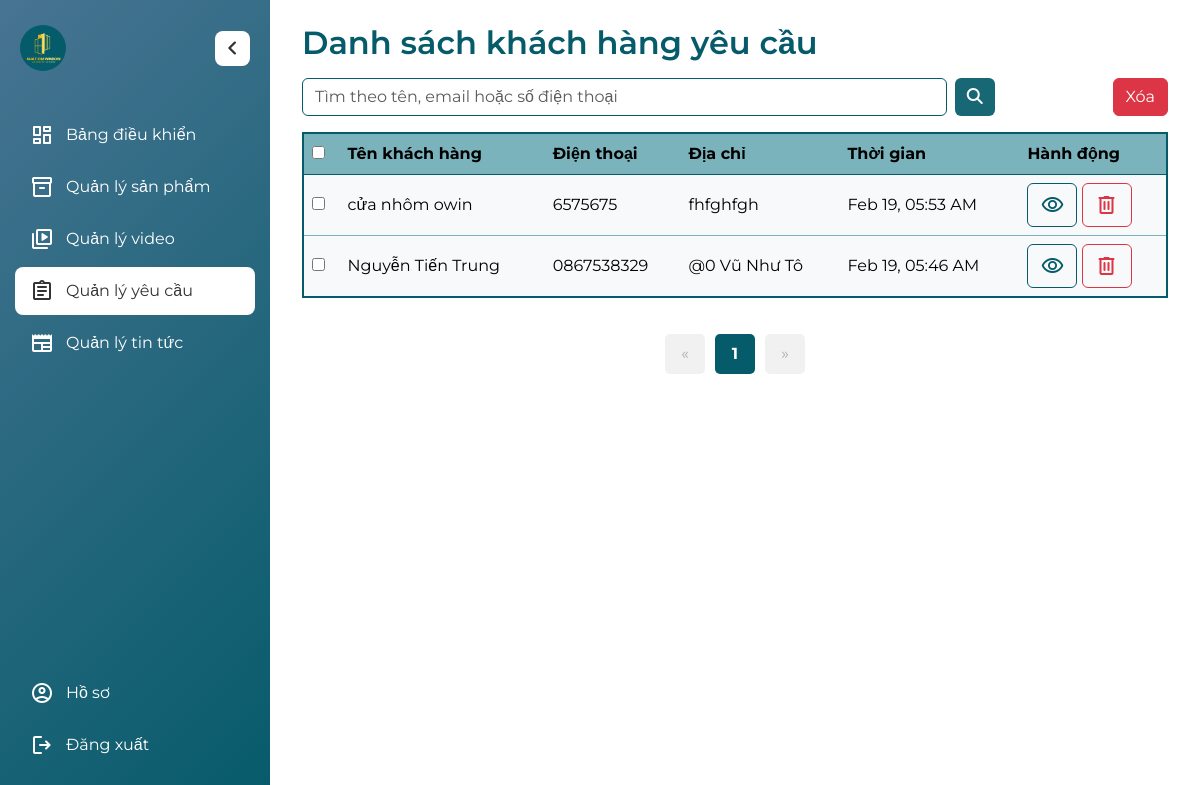
Page /admin/contact-request.php (signed in) on the committed database.
### tables this page shows
CREATE TABLE `inquiries` (
  `inquiry_id` int(11) NOT NULL,
  `name` varchar(255) NOT NULL,
  `diachi` varchar(255) NOT NULL,
  `phone` varchar(20) NOT NULL,
  `message` text DEFAULT NULL,
  `created_at` timestamp NOT NULL DEFAULT current_timestamp()
);

### admin/contact-request.php (the view, shortened to what this page needs)
<?php
include '../includes/database.php';
?>
<!DOCTYPE html>
<html lang="vi">
<head>
    <link href="https://cdn.jsdelivr.net/npm/bootstrap@5.3.0/dist/css/bootstrap.min.css" rel="stylesheet">
    <link rel="stylesheet" href="https://cdnjs.cloudflare.com/ajax/libs/font-awesome/6.7.2/css/all.min.css">
    <link rel="stylesheet" href="./assets/css/contact-request.css">
    <link rel="stylesheet" href="./assets/css/admin-base.css">
    <link rel="stylesheet" href="./assets/css/admin-responsive.css">
</head>
<body>
    <div class="wrap">
        <?php include '../includes/sidebar.php'; ?>
        <div class="wrapper">
            <div class="container mt-4">
                <h2 class="mb-3" style="font-weight: 600; color: var(--primary-color);">Danh sách khách hàng yêu cầu
                </h2>
                <div class="d-flex justify-content-between align-items-center mb-3 custom-column">
                    <div class="d-flex gap-2 inp">
                        <input type="text" id="searchInput" class="form-control"
                            placeholder="Tìm theo tên, email hoặc số điện thoại">
                        <button class="btn btn-primary btn-search" id="searchBtn">
                            <i class="fa-solid fa-magnifying-glass"></i>
                        </button>
                    </div>
                    <div class="d-flex">
                        <a href="./delete-contact-request.php" class="btn btn-danger del-btn">Xóa</a>
                    </div>
                </div>
                <div class="table-responsive">
                    <table class="table table-light table-hover align-middle table-custom">
                        <thead>
                            <tr>
                                <th><input type="checkbox"></th>
                                <th>Tên khách hàng</th>
                                <th>Điện thoại</th>
                                <th>Địa chỉ</th>
                                <th>Thời gian</th>
                                <th>Hành động</th>
                            </tr>
                        </thead>
                        <tbody>
                            <?php
                            $sql = "SELECT * FROM inquiries ORDER BY created_at DESC";
                            $result = $conn->query($sql);
                            if ($result && $result->num_rows > 0) {
                                while ($row = $result->fetch_assoc()) {
                                    $inquiry_id = $row['inquiry_id'];
                                    $name = htmlspecialchars($row['name']);
                                    $phone = htmlspecialchars($row['phone']);
                                    $diachi = htmlspecialchars($row['diachi']);
                                    $created_at = date("M d, h:i A", strtotime($row['created_at']));
                                    echo '<tr>';
                                    echo '  <td><input type="checkbox" value="' . $inquiry_id . '"></td>';
                                    echo '  <td>' . $name . '</td>';
                                    echo '  <td>' . $phone . '</td>';
                                    echo '  <td>' . $diachi . '</td>';
                                    echo '  <td>' . $created_at . '</td>';
                                    echo '  <td>';
                                    echo '      <button class="btn btn-outline-primary" onclick="redirectToUpdate(' . $inquiry_id . ')">';
                                    echo '          <i class="material-symbols-rounded edit-bnt">visibility</i>';
                                    echo '      </button> ';
                                    echo '      <button class="btn btn-outline-danger delete-btn" onclick="if(confirm(\'Bạn có chắc chắn muốn xóa yêu cầu này?\')) { location.href=\'deleteInquiry.php?id=' . $inquiry_id . '\'; }">';
                                    echo '          <i class="material-symbols-rounded delete-icon">delete</i>';
                                    echo '      </button>';
                                    echo '  </td>';
                                    echo '</tr>';
                                }
                            } else {
                                echo '<tr><td colspan="6">Không có yêu cầu nào.</td></tr>';
                            }
                            ?>
                        </tbody>
                    </table>
                </div>
                <div class="pagination">
                    <button class="prev-btn">«</button>
                    <div class="page-numbers">
                    </div>
                    <button class="next-btn">»</button>
                </div>
            </div>
        </div>
    </div>
</body>
</html>

### admin/assets/css/contact-request.css (style rules this page uses)
input, select { border-color: var(--primary-color) !important; }
.inp { width: 80%; }
.btn-search { background-color: #065b6aec !important; transition: linear 0.1s !important; border: none !important; }
.edit-bnt { height: 30px !important; display: flex !important; align-items: center !important; justify-content: center !important; color: var(--primary-color); }
.delete-icon { height: 30px !important; display: flex !important; align-items: center !important; justify-content: center !important; }
.btn-outline-primary { border: 1px solid var(--primary-color) !important; }
.table-custom { border: 2px solid var(--primary-color); border-radius: 10px; color: var(--text-color); }
.table-custom th { background-color: #7bb3bd; color: #000; }
.table-custom tbody tr { border-bottom: 1px solid #7bb3bd; }
.pagination { display: flex; justify-content: center; align-items: center; gap: 10px; margin: 20px 0; }
.page-numbers { display: flex; justify-content: center; align-items: center; gap: 10px; }
.page-btn, .prev-btn, .next-btn { width: 40px; height: 40px; display: flex; align-items: center; justify-content: center; background-color: #f1f1f1; font-family: var(--font-family); border: none; padding: 10px 15px; font-size: 16px; cursor: pointer; border-radius: 5px; transition: 0.3s; }

### admin/assets/css/admin-base.css (style rules this page uses)
* { margin: 0; padding: 0; border: 0; font-size: 100%; list-style: none; text-decoration: none; box-sizing: border-box; }
body { font-family: 'Montserrat', sans-serif; }
:root { --border-color: #dbdbdb; --text-color: #333; --background-color: #a0a0a0; --primary-color: #065b6a; --white-color: white; --font-family: 'Montserrat', sans-serif; }
.wrap { display: flex; margin: 0; height: 100vh; }
.wrapper { width: 100%; margin-left: 270px; padding: 0 20px; min-height: 100vh; transition: margin-left 0.4s ease; overflow-x: hidden; }

### rows in the picture
inquiries: name "cửa nhôm owin", phone "6575675", diachi "fhfghfgh", created_at "Feb 19, 05:53 AM"
inquiries: name "Nguyễn Tiến Trung", phone "0867538329", diachi "@0 Vũ Như Tô", created_at "Feb 19, 05:46 AM"
